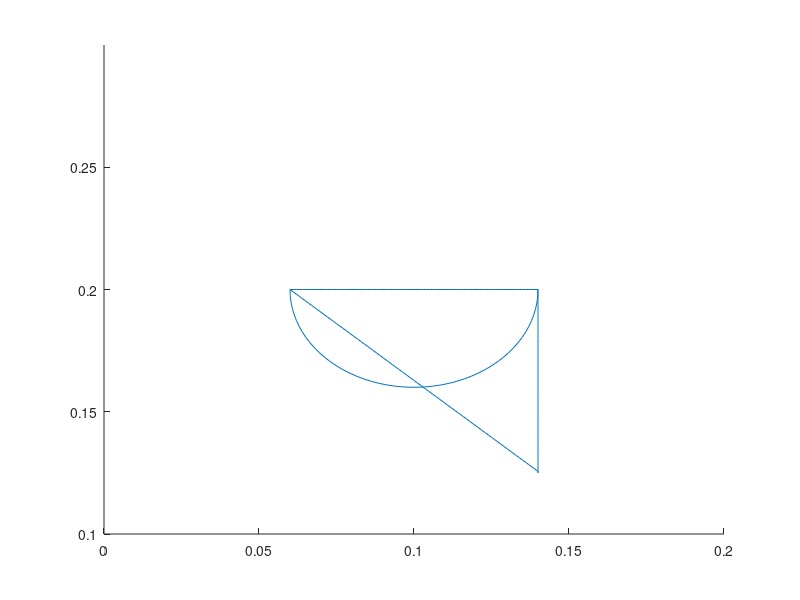

The MATLAB source for this figure: (Note: this script raises an error after producing the figure.)
%Start Coordinates
x_start = 0.06; %60mm
y_start = 0.20; %200mm
z_start = 0.115; %120mm
%Coordinates of circle center
x = 0.1; %160mm
y = 0.2; %100mm
%z = height of pen;
%Degree of circle
deg = -180;
%Value of radius
r = 0.04; %20mm radius

h_l = 0.08;%length of horizontal line
v_l = 0.075;%length of vertical line

final_x = [];
final_y = [];
%% draw horizontal line%%
%xunit = x_start:0.01:x_start+h_l;
%yunit = y_start*ones(size(xunit));
%final_x=[final_x xunit];
%final_y=[final_y yunit];
%% draw diagonal line
yunit = y_start:-0.00093:y_start-v_l;
xunit = x_start:0.001:x_start+h_l;
final_x=[final_x xunit];
final_y=[final_y yunit];
%% draw vertical line
yunit = y_start-v_l:0.001:y_start;
xunit = x_start+h_l*ones(size(yunit));
disp(yunit);
disp(xunit);
final_x=[final_x xunit];
final_y=[final_y yunit];
%% draw diagonal line
%yunit = [y_start+v_l:-0.01:y_start];
%xunit = x_start:0.01:x_start+0.01*size(yunit,2)-0.01;
%final_x=[final_x xunit];
%final_y=[final_y yunit];
%% draw horizontal line%%
xunit = x_start+h_l:-0.001:x_start;
yunit = y_start*ones(size(xunit));
final_x=[final_x xunit];
final_y=[final_y yunit];
%% draw circle
rad = pi-deg2rad(deg);
th = linspace(pi,rad,50); %for thetas from 0 to 2pi with step pi/50 (small steps)
xunit = r * cos(th) + x;
yunit = r * sin(th) + y;
final_x=[final_x xunit];
final_y=[final_y yunit];
%zunit = z;
%% draw horizontal line%%
%xunit = [x_start+h_l-0.01:-0.01:x_start];
%yunit = (y-r)*ones(size(xunit));
%final_x=[final_x xunit];
%final_y=[final_y yunit];
final_z= z_start*ones(size(final_x));
hold on
plot(final_x, final_y)
axis([0 0.200 0.1 0.3])

THETA_MATRIX = [0 10.6388 -79.2528 -0.1084];
RAW_THETA_MATRIX = [0 10.6388 -79.2528 -0.1084];
disp("Final x:");
disp(final_x);
disp("Final y:");
disp(final_y);

%instantiate the arm object
arm = openManipX();
trajectoryLib = trajectoryLib();
position_control_mode(arm);
toggle_torque(arm, 1);
set_all_servo_speed_limits(arm, 50);

[P_X, P_Y, P_Z] = trajectoryLib.get_board_location(9, 5, 0, 0);

pick_up_pen(arm, trajectoryLib, P_X, P_Y, 0.125);

[RAW_OPT_T1, RAW_OPT_T2, RAW_OPT_T3, RAW_OPT_T4] = trajectoryLib.IK_with_PHI_draw(final_y(1), final_x(1), final_z(1) + 0.01, 0);
write_angles_to_all_servos(arm, RAW_OPT_T1, RAW_OPT_T2, RAW_OPT_T3, RAW_OPT_T4)
pause(1);
[RAW_OPT_T1, RAW_OPT_T2, RAW_OPT_T3, RAW_OPT_T4] = trajectoryLib.IK_with_PHI_draw(final_y(1), final_x(1), final_z(1), 0);
write_angles_to_all_servos(arm, RAW_OPT_T1, RAW_OPT_T2, RAW_OPT_T3, RAW_OPT_T4)
pause(1);

for i = 1:length(final_x)
    [RAW_OPT_T1, RAW_OPT_T2, RAW_OPT_T3, RAW_OPT_T4] = trajectoryLib.IK_with_PHI_draw(final_y(i), final_x(i), final_z(i), 0);
    %THETA_MATRIX = [THETA_MATRIX ; [THETA_1, THETA_2, THETA_3, THETA_4]];

    disp(RAW_THETA_MATRIX);
    write_angles_to_all_servos(arm, RAW_OPT_T1, RAW_OPT_T2, RAW_OPT_T3, RAW_OPT_T4)
    %close_grupper();
end
pause(1);
[RAW_OPT_T1, RAW_OPT_T2, RAW_OPT_T3, RAW_OPT_T4] = trajectoryLib.IK_with_PHI_draw(final_y(length(final_x)), final_x(length(final_x)), final_z(1) + 0.02, 0);
write_angles_to_all_servos(arm, RAW_OPT_T1, RAW_OPT_T2, RAW_OPT_T3, RAW_OPT_T4);
pause(1);
disp(RAW_THETA_MATRIX);
write_angles_to_all_servos(arm, 180, 180, 180, RAW_OPT_T4);

drop_pen(arm, trajectoryLib, P_X, P_Y, 0.125);



%rotated_x = (final_x-90).*cos(rot) - (final_y-90).*sin(rot);
%rotated_y = (final_x-90).*sin(rot) + (final_y-90).*cos(rot);
%hold on
%plot(rotated_x+90, rotated_y+90)
%axis([0 200 0 175])

delete(arm);